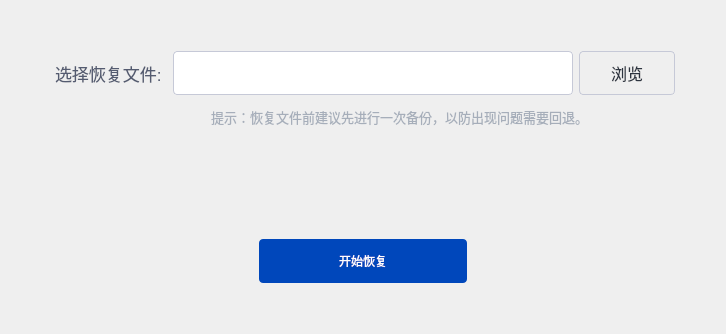
       <widget class="QWidget" name="pageFileRecovery">
        <layout class="QHBoxLayout" name="horizontalLayout_18">
         <item>
          <spacer name="horizontalSpacer_39">
           <property name="orientation">
            <enum>Qt::Horizontal</enum>
           </property>
           <property name="sizeHint" stdset="0">
            <size>
             <width>40</width>
             <height>20</height>
            </size>
           </property>
          </spacer>
         </item>
         <item>
          <layout class="QVBoxLayout" name="verticalLayout_8">
           <item>
            <spacer name="verticalSpacer_21">
             <property name="orientation">
              <enum>Qt::Vertical</enum>
             </property>
             <property name="sizeHint" stdset="0">
              <size>
               <width>20</width>
               <height>40</height>
              </size>
             </property>
            </spacer>
           </item>
           <item>
            <layout class="QHBoxLayout" name="horizontalLayout_16">
             <item alignment="Qt::AlignRight|Qt::AlignTop">
              <widget class="QLabel" name="label_27">
               <property name="font">
                <font>
                 <pointsize>13</pointsize>
                </font>
               </property>
               <property name="styleSheet">
                <string notr="true">color: rgba(84,91,112,1);
padding-top:10px;</string>
               </property>
               <property name="text">
                <string>选择恢复文件:</string>
               </property>
              </widget>
             </item>
             <item>
              <layout class="QVBoxLayout" name="verticalLayout_15">
               <property name="topMargin">
                <number>0</number>
               </property>
               <property name="bottomMargin">
                <number>0</number>
               </property>
               <item>
                <layout class="QHBoxLayout" name="horizontalLayout_25">
                 <property name="bottomMargin">
                  <number>0</number>
                 </property>
                 <item>
                  <widget class="QLineEdit" name="lineFileRecoveryDir">
                   <property name="minimumSize">
                    <size>
                     <width>400</width>
                     <height>44</height>
                    </size>
                   </property>
                   <property name="maximumSize">
                    <size>
                     <width>400</width>
                     <height>44</height>
                    </size>
                   </property>
                   <property name="font">
                    <font>
                     <pointsize>12</pointsize>
                    </font>
                   </property>
                   <property name="styleSheet">
                    <string notr="true">color: rgb(55, 71, 95);
border: 0.5px solid #C6C9D7;
border-radius: 4px;
padding-left:12px;</string>
                   </property>
                   <property name="text">
                    <string/>
                   </property>
                  </widget>
                 </item>
                 <item alignment="Qt::AlignLeft">
                  <widget class="QPushButton" name="btnFileRevoverySelectDir">
                   <property name="minimumSize">
                    <size>
                     <width>96</width>
                     <height>44</height>
                    </size>
                   </property>
                   <property name="maximumSize">
                    <size>
                     <width>16777215</width>
                     <height>44</height>
                    </size>
                   </property>
                   <property name="font">
                    <font>
                     <pointsize>12</pointsize>
                    </font>
                   </property>
                   <property name="cursor">
                    <cursorShape>PointingHandCursor</cursorShape>
                   </property>
                   <property name="styleSheet">
                    <string notr="true">color:#2D3440;
border: 0.5px solid #C6C9D7;
border-radius: 4px;</string>
                   </property>
                   <property name="text">
                    <string>浏览</string>
                   </property>
                  </widget>
                 </item>
                </layout>
               </item>
               <item>
                <layout class="QHBoxLayout" name="horizontalLayout_17">
                 <item alignment="Qt::AlignLeft">
                  <widget class="QLabel" name="label_22">
                   <property name="minimumSize">
                    <size>
                     <width>32</width>
                     <height>32</height>
                    </size>
                   </property>
                   <property name="maximumSize">
                    <size>
                     <width>32</width>
                     <height>32</height>
                    </size>
                   </property>
                   <property name="styleSheet">
                    <string notr="true">background-image: url(:/image/images2/icon_warning.png);</string>
                   </property>
                   <property name="text">
                    <string/>
                   </property>
                  </widget>
                 </item>
                 <item alignment="Qt::AlignLeft">
                  <widget class="QLabel" name="label_28">
                   <property name="minimumSize">
                    <size>
                     <width>0</width>
                     <height>30</height>
                    </size>
                   </property>
                   <property name="font">
                    <font>
                     <pointsize>10</pointsize>
                    </font>
                   </property>
                   <property name="styleSheet">
                    <string notr="true">color:#A6AEBA;</string>
                   </property>
                   <property name="text">
                    <string>提示：恢复文件前建议先进行一次备份，以防出现问题需要回退。</string>
                   </property>
                   <property name="alignment">
                    <set>Qt::AlignLeading|Qt::AlignLeft|Qt::AlignVCenter</set>
                   </property>
                  </widget>
                 </item>
                 <item>
                  <spacer name="horizontalSpacer_38">
                   <property name="orientation">
                    <enum>Qt::Horizontal</enum>
                   </property>
                   <property name="sizeHint" stdset="0">
                    <size>
                     <width>0</width>
                     <height>20</height>
                    </size>
                   </property>
                  </spacer>
                 </item>
                </layout>
               </item>
              </layout>
             </item>
            </layout>
           </item>
           <item>
            <spacer name="verticalSpacer_22">
             <property name="orientation">
              <enum>Qt::Vertical</enum>
             </property>
             <property name="sizeType">
              <enum>QSizePolicy::Fixed</enum>
             </property>
             <property name="sizeHint" stdset="0">
              <size>
               <width>20</width>
               <height>10</height>
              </size>
             </property>
            </spacer>
           </item>
           <item>
            <spacer name="verticalSpacer_23">
             <property name="orientation">
              <enum>Qt::Vertical</enum>
             </property>
             <property name="sizeType">
              <enum>QSizePolicy::Fixed</enum>
             </property>
             <property name="sizeHint" stdset="0">
              <size>
               <width>20</width>
               <height>90</height>
              </size>
             </property>
            </spacer>
           </item>
           <item alignment="Qt::AlignHCenter">
            <widget class="QPushButton" name="btnFileRecoveryStart">
             <property name="minimumSize">
              <size>
               <width>208</width>
               <height>44</height>
              </size>
             </property>
             <property name="maximumSize">
              <size>
               <width>208</width>
               <height>44</height>
              </size>
             </property>
             <property name="styleSheet">
              <string notr="true">border: 0.5px solid #C6C9D7;
border-radius: 4px;
background-color: #0047BB;
color: rgb(255, 255, 255);
border:none;</string>
             </property>
             <property name="text">
              <string>开始恢复</string>
             </property>
            </widget>
           </item>
           <item>
            <spacer name="verticalSpacer_24">
             <property name="orientation">
              <enum>Qt::Vertical</enum>
             </property>
             <property name="sizeHint" stdset="0">
              <size>
               <width>20</width>
               <height>40</height>
              </size>
             </property>
            </spacer>
           </item>
          </layout>
         </item>
         <item>
          <spacer name="horizontalSpacer_40">
           <property name="orientation">
            <enum>Qt::Horizontal</enum>
           </property>
           <property name="sizeHint" stdset="0">
            <size>
             <width>40</width>
             <height>20</height>
            </size>
           </property>
          </spacer>
         </item>
        </layout>
       </widget>
